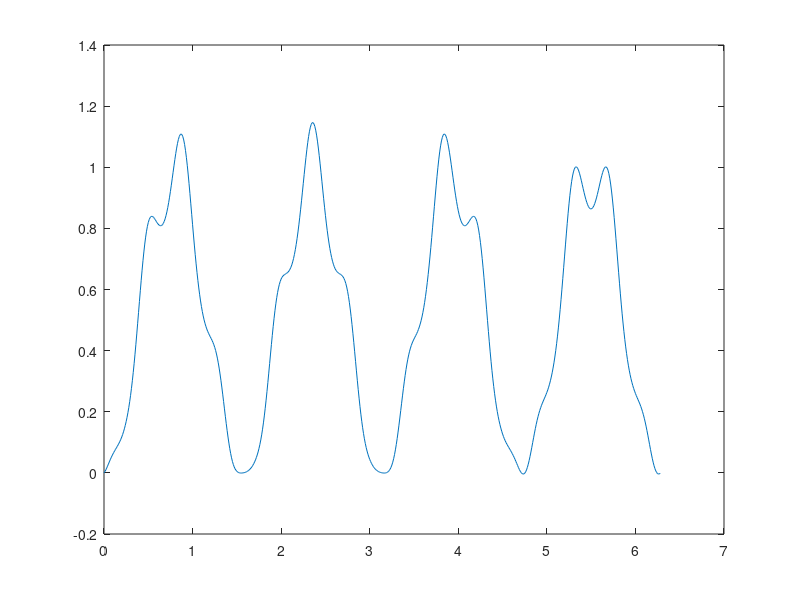

Write MATLAB code to recreate this figure.
clear allclcfunction re = f(x)  re = sin(2*x) + 0.1*sin(15*x);endfunctionfunction re = g(x)  re = sin(2*x) + 0.1*cos(15*x);endfunctionfunction re = h(x)  re = g(x).*f(x);endfunctionfunction re = remove_last(x)  L = size(x)(2);  re = x(1:L-1);endfunctionPI = 3.1415926;h_x = 2*PI/32;x = 0:h_x:2*PI;x = remove_last(x);x_ref = 0:0.01:2*PI;fj = f(x);gj = g(x);hj = h(x);H_hat = fft(hj);f_hat = fft(fj);g_hat = fft(gj);h_hat = zeros(1,32);for k = 1:32   for m = 1:32      #h_hat(k) +=    endforendforfigure(1)plot(x_ref, h(x_ref))hold 